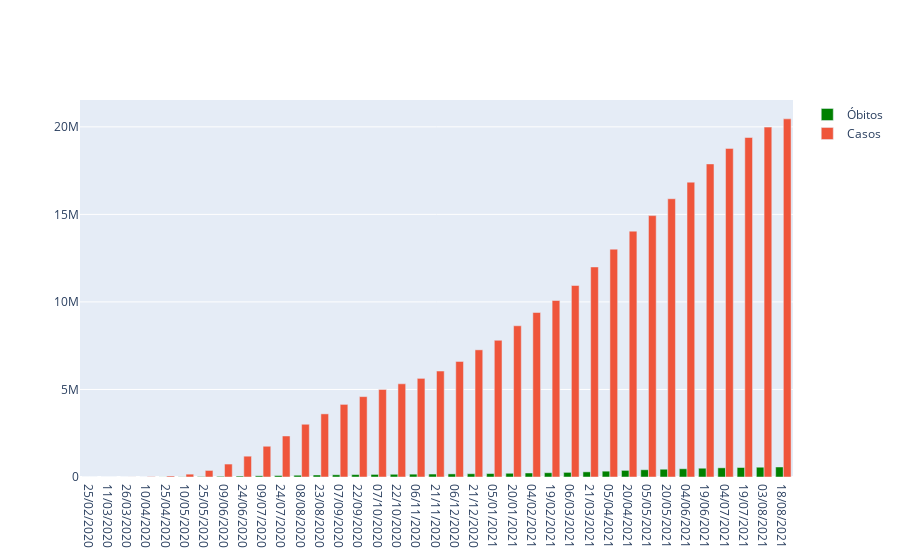

Notebook code for this chart:
### Code cell
data= brasil.data
obitos= brasil.obitosAcumulado
casos= brasil.casosAcumulado
fig = go.Figure(data=[
    go.Bar(name='Óbitos', x=data, y=obitos, marker={'color': 'green'}),
    go.Bar(name='Casos', x=data, y=casos),
])
fig.update_layout(barmode='group')
fig.show()
